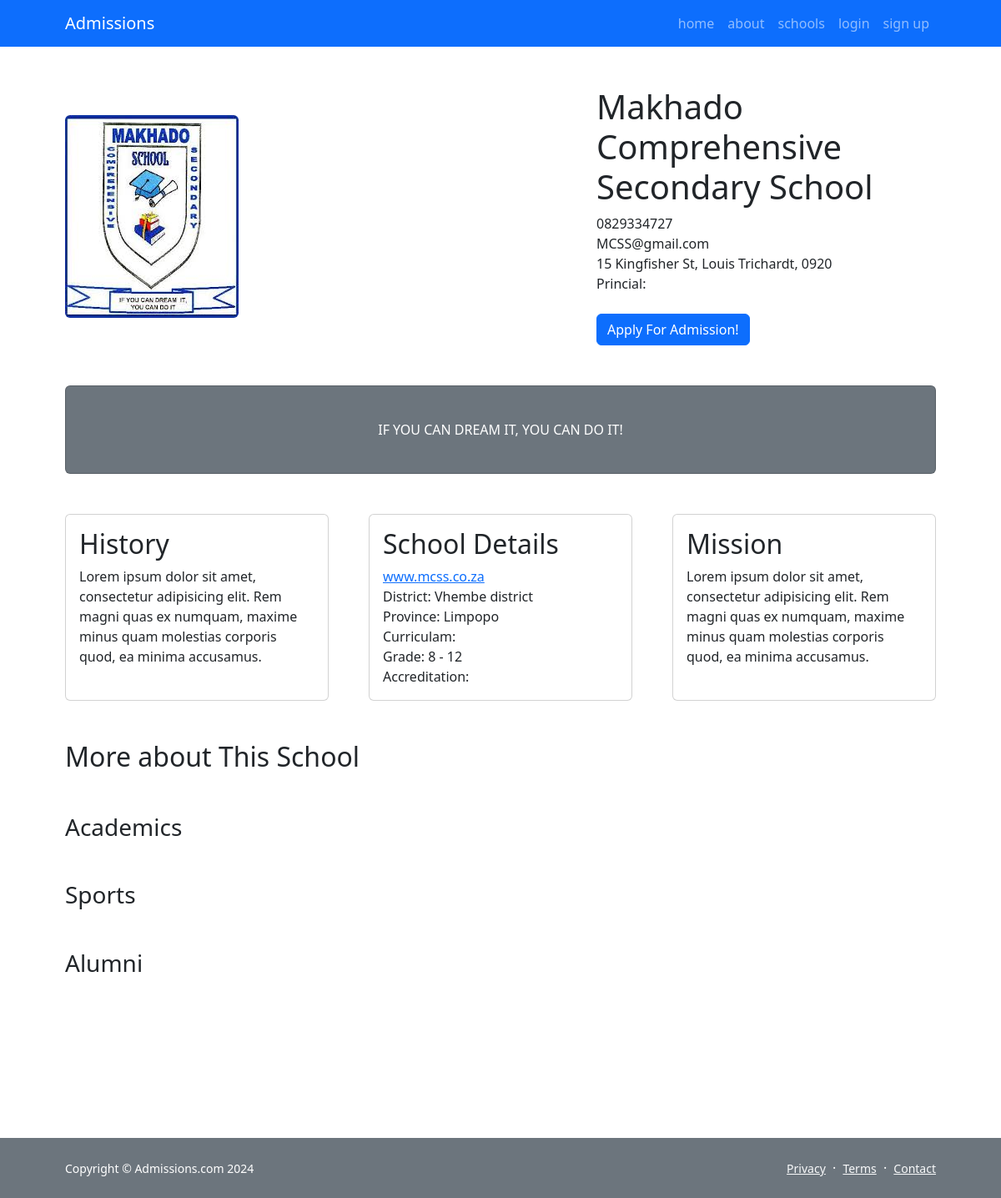
Page /school/1 on the committed database.
### school/models.py (models this page shows, shortened)
class SchoolProfile(models.Model):
    schoolname = models.CharField(max_length=100 )
    telephone = models.CharField(max_length=200, blank=True)
    schoolemail = models.EmailField(blank=True)
    schooladdress = models.TextField(max_length=100, default="", blank=False)
    postal_address = models.CharField(max_length=100, blank=True)
    '''
    address1 = models.CharField(max_length=200, blank=True)
    address2 = models.CharField(max_length=200, blank=True)
    city = models.CharField(max_length=200, blank=True)
    province = models.CharField(max_length=200, blank=True)
    zipcode = models.CharField(max_length=200, blank=True)'''
    website = models.TextField(max_length=100)
    slogan = models.CharField(max_length=200, blank=True)
    image = models.ImageField(upload_to='uploads/schoolprofile/', default=datetime.datetime.today)
    SCHOOL_TYPE = [
        ('Primary', 'Primary School'),
        ('Secondary', 'Secondary School'),
        ('Combined', 'Combined School'),
        ('Vocational', 'Vocational School'),
        ('Other', 'Other School'),
    ]
    type_of_school = models.CharField(max_length=200, blank=True, choices=(SCHOOL_TYPE))
    SCHOOL = [
        ('Public', 'Public School'),
        ('Private', 'Private School'),
    ]
    school = models.CharField(max_length=200, blank=True, choices=(SCHOOL))
    PROVINCE = [
        ('Limpopo', 'Limpopo'),
        ('Free State', 'Free State'),
        ('Gauteng', 'Gauteng'),
        ('North West', 'North West'),
        ('KZN', 'KZN'),
        ('Mpumalanga', 'Mpumalanga'),
        ('Eastern Cape', 'Eastern Cape'),
        ('Northern Cape', 'Northern Cape'),
        ('Western Cape', 'Western Cape'),
    ]
    province = models.CharField(max_length=20, choices=(PROVINCE))
    DISTRICT = [
        ('A', 'Alfred Nzo District'),
        ('', 'Amajuba District'),
        ('', 'Amathole District'),
        ('', 'Bojanala Platinum District'),
        ('', 'Buffalo City Metropolitan '),
        ('', 'Cape Winelands District'),
        ('', 'Capricorn District'),
        ('', 'Central Karoo District'),
        ('', 'Chris Hani District '),
        ('', 'City of Cape Town Metropolitan'),
        ('', 'City of Johannesburg Metropolitan'),
        ('', 'City of Tshwane Metropolitan'),
        ('', 'Dr Kenneth Kaunda District'),
        ('', 'Dr Ruth Segomotsi Mompati District '),
        ('', 'Ehlanzeni District '),
        ('', 'Ekurhuleni Metropolitan '),
        ('', 'eThekwini Metropolitan '),
        ('', 'Fezile Dabi District '),
        ('', 'Frances Baard District '),
        ('', 'Garden Route District '),
        ('', 'Gert Sibande District '),
        ('', 'Harry Gwala District '),
        ('', 'iLembe District'),
        ('', 'Joe Gqabi District'),
        ('', 'John Taolo Gaetsewe District'),
        ('', 'King Cetshwayo District '),
        ('', 'Lejweleputswa District '),
        ('', 'Mangaung Metropolitan '),
        ('', 'Mopani District'),
        ('', 'Namakwa District'),
        ('', 'Nelson Mandela Bay Metropolitan'),
        ('', 'Ngaka Modiri Molema District '),
        ('', 'Nkangala District '),
        ('', 'OR Tambo District '),
        ('', 'Overberg District'),
        ('', 'Pixley ka Seme District '),
        ('', 'Sarah Baartman District '),
        ('', 'Sedibeng District '),
        ('', 'Sekhukhune District'),
        ('', 'Thabo Mofutsanyana District '),
        ('', 'Ugu District'),
        ('', 'uMgungundlovu District'),
        ('', 'uMkhanyakude District '),
        ('', 'uMzinyathi District '),
        ('', 'uThukela District'),
        ('', 'Vhembe District'),
        ('', 'Waterberg District'),
        ('', 'West Coast District '),
        ('', 'West Rand District '),
        ('', 'Xhariep District '),
        ('', 'ZF Mgcawu District '),
        ('', 'Zululand District'),
    ]
    district = models.CharField(max_length=200,default="",choices=(DISTRICT ))
    CIRCUIT = [
        ('Soutpansberg East', 'Soutpansberg East'),
    ]
    circurt = models.CharField(max_length=200,default="",choices=(CIRCUIT))
    CURRICULUM = [
    ]
    curriculum = models.CharField(max_length=100, blank=True)
    GRADES = [
    ]
    grade_levels = models.CharField(max_length=100, blank=True)
    accreditation = models.CharField(max_length=100, blank=True )
    local_municipality = models.CharField(max_length=100)
    urban_rural = models.CharField(max_length=100)
    ward_id = models.CharField(max_length=100)
    Eei_district = models.CharField(max_length=100)
    national_emis_number = models.TextField(max_length=100, blank=True)
    examination_number = models.TextField(max_length=100, blank=True)
    examination_centre = models.TextField(max_length=100, blank=True)
    persal_paypoint_number = models.TextField(max_length=100, blank=True)
    persal_component_number = models.TextField(max_length=100, blank=True)
    name_of_principal = models.CharField(max_length=100, blank=True)
    number_of_teachers = models.CharField(max_length=100, blank=True )
    number_of_learners = models.CharField(max_length=100, blank=True)
    section_21 = models.CharField(max_length=100)
    school_fees = models.CharField(max_length=100)
    QUANTILE = [
    ]
    quintile_Level = models.CharField(max_length=100)
    image = models.ImageField(upload_to='uploads/schoolprofile/', default=datetime.datetime.today)
    image1 = models.ImageField(upload_to='uploads/schoolprofile/', default=datetime.datetime.today)
    image2 = models.ImageField(upload_to='uploads/schoolprofile/', default=datetime.datetime.today)
    image3 = models.ImageField(upload_to='uploads/schoolprofile/', default=datetime.datetime.today)
    image4 = models.ImageField(upload_to='uploads/schoolprofile/', default=datetime.datetime.today)
    image5 = models.ImageField(upload_to='uploads/schoolprofile/', default=datetime.datetime.today)
    image6 = models.ImageField(upload_to='uploads/schoolprofile/', default=datetime.datetime.today)
    history = models.CharField(max_length=200, blank=True)
    mission = models.CharField(max_length=200, blank=True)
    class Meta:
        verbose_name_plural = 'school profile'

### admit/views.py (the view)
# urls.py: path('school/', include('school.urls')),
def school(request, pk):
    school = SchoolProfile.objects.get(id=pk)
    return render(request, 'parent/school.html', {'school':school})

### admit/templates/parent/school.html (shortened to what this page needs)
{% extends 'parent/base.html' %}
{% load static %}
{% block content %}
        <div class="container px-4 px-lg-5">
            <div class="row gx-4 gx-lg-5 align-items-center my-5">
                <div class="col-lg-7"><img class="img-fluid rounded mb-4 mb-lg-0" src="{{ school.image.url }}" alt="..." /></div>
                <div class="col-lg-5">
                    <h1 class="font-weight-light">{{school.schoolname}}</h1>
                    <p class="mb-0">{{school.telephone }}</p>
                    <p class="mb-0">{{school.schoolemail }}</p>
                    <p class="mb-0">{{school.schooladdress }}</p>
                    <p class="mb-0">Princial: {{school.namen_of_principal }}</p>
                    <br>
                    <a class="btn btn-primary" href="#!">Apply For Admission!</a>
                </div>
            </div>
            <div class="card text-white bg-secondary my-5 py-4 text-center">
                <div class="card-body"><p class="text-white m-0">{{ school.slogan }}</p></div>
            </div>
            <div class="row gx-4 gx-lg-5">
                <div class="col-md-4 mb-5">
                    <div class="card h-100">
                        <div class="card-body">
                            <h2 class="card-title">History</h2>
                            <p class="card-text">Lorem ipsum dolor sit amet, consectetur adipisicing elit.
                                Rem magni quas ex numquam, maxime minus quam molestias corporis quod, ea minima
                                accusamus.
                            </p>
                        </div>
                    </div>
                </div>
                <div class="col-md-4 mb-5">
                    <div class="card h-100">
                        <div class="card-body">
                            <h2 class="card-title">School Details</h2>
                            <a href="{{school.website }}">{{school.website }}</a>
                            <p class="mb-0">District: {{school.district }} district</p>
                            <p class="mb-0">Province: {{school.province }}</p>
                            <p class="mb-0">Curriculam: {{school.curriculam }}</p>
                            <p class="mb-0">Grade: {{school.grade_levels }}</p>
                            <p class="mb-0">Accreditation: {{school.accreditationstatus }}</p>
                        </div>
                    </div>
                </div>
                <div class="col-md-4 mb-5">
                    <div class="card h-100">
                        <div class="card-body">
                            <h2 class="card-title">Mission</h2>
                            <p class="card-text">Lorem ipsum dolor sit amet, consectetur adipisicing elit.
                                Rem magni quas ex numquam, maxime minus quam molestias corporis quod, ea
                                minima accusamus.
                            </p>
                        </div>
                    </div>
                </div>
            </div>
            <h2 class="card-title">More about This School</h3>
                <br><br>
            <h3 class="card-title">Academics</h3>
                <br><br>
            <h3 class="card-title">Sports</h3>
                <br><br>
            <h3 class="card-title">Alumni</h3>
                <br><br>
            <br><br><br><br><br><br>
        </div>
{% endblock %}

### admit/templates/parent/base.html (shortened to what this page needs)
{% load static %}
<!DOCTYPE html>
<html lang="en">
    <head>
        <link href="https://cdn.jsdelivr.net/npm/bootstrap-icons@1.5.0/font/bootstrap-icons.css" rel="stylesheet" />
        <link href="{% static 'css/styles.css' %}" rel="stylesheet" />
    </head>
    <body class="d-flex flex-column h-100">
        <main class="flex-shrink-0">
            <nav class="navbar navbar-expand-lg navbar-dark bg-primary">
                <div class="container  px-2 px-lg-5">
                    <a class="navbar-brand" href="{% url 'home' %}">Admissions</a>
                    <div class="collapse navbar-collapse" id="navbarSupportedContent">
                        <ul class="navbar-nav ms-auto mb-2 mb-lg-0 ">
                            <li class="nav-item active"><a class="nav-link" href="{% url 'home' %}">home</a></li>
                            <li class="nav-item active"><a class="nav-link" href="{% url 'about' %}">about</a></li>
                            <li class="nav-item active"><a class="nav-link" href="{% url 'schools' %}">schools</a></li>
                                {% if user.is_authenticated %}
                                <li class="nav-item active "><a class="nav-link" href="{% url 'applications' %}">Applications</a></li>
                                <li class="nav-item active"><a class="nav-link" href="{% url 'logout' %}">Logout</a></li>
                                <li class="nav-item dropdown active">
                                    <a class="nav-link dropdown-toggle" id="navbarDropdownPortfolio" href="#" role="button" data-bs-toggle="dropdown" aria-expanded="false">Profile</a>
                                    <ul class="dropdown-menu " aria-labelledby="navbarDropdownPortfolio">
                                        <li><a class="dropdown-item active" href="portfolio-overview.html">Update profile</a></li>
                                        <li><a class="dropdown-item active" href="portfolio-item.html">Update Login Details</a></li>
                                        <li><a class="dropdown-item active" href="portfolio-item.html">Delete Account</a></li>
                                        <li><a class="dropdown-item active" href="portfolio-item.html">logout</a></li>
                                    </ul>
                                </li>
                                {% else %}
                                    <li class="nav-item active"><a class="nav-link" href="{% url 'login' %}">login</a></li>
                                    <li class="nav-item active"><a class="nav-link" href="{% url 'register' %}">sign up</a></li>
                                {% endif %}
                        </ul>
                </div>
            </nav>
            {% block content %}
            {% endblock %}
        </main>
        <footer class="bg-secondary py-4 mt-auto">
            <div class="container px-5">
                <div class="row align-items-center justify-content-between flex-column flex-sm-row">
                    <div class="col-auto"><div class="small m-0 text-white">Copyright &copy; Admissions.com 2024</div></div>
                    <div class="col-auto">
                        <a class="link-light small" href="#!">Privacy</a>
                        <span class="text-white mx-1">&middot;</span>
                        <a class="link-light small" href="#!">Terms</a>
                        <span class="text-white mx-1">&middot;</span>
                        <a class="link-light small" href="#!">Contact</a>
                    </div>
                </div>
            </div>
        </footer>
    </body>
</html>

### admit/templates/parent/base.html (style rules this page uses)
html, body { height: 100%; }
footer { flex-shrink: 0; }
.d-flex { display: flex; flex-direction: column; min-height: 5vh; }

### rows in the picture
SchoolProfile: image (picture), schoolname "Makhado Comprehensive Secondary School", telephone "0829334727", schoolemail "MCSS@gmail.com", schooladdress "15 Kingfisher St, Louis Trichardt, 0920", slogan "IF YOU CAN DREAM IT, YOU CAN DO IT!", website "www.mcss.co.za", district "Vhembe", province "Limpopo", grade_levels "8 - 12"
